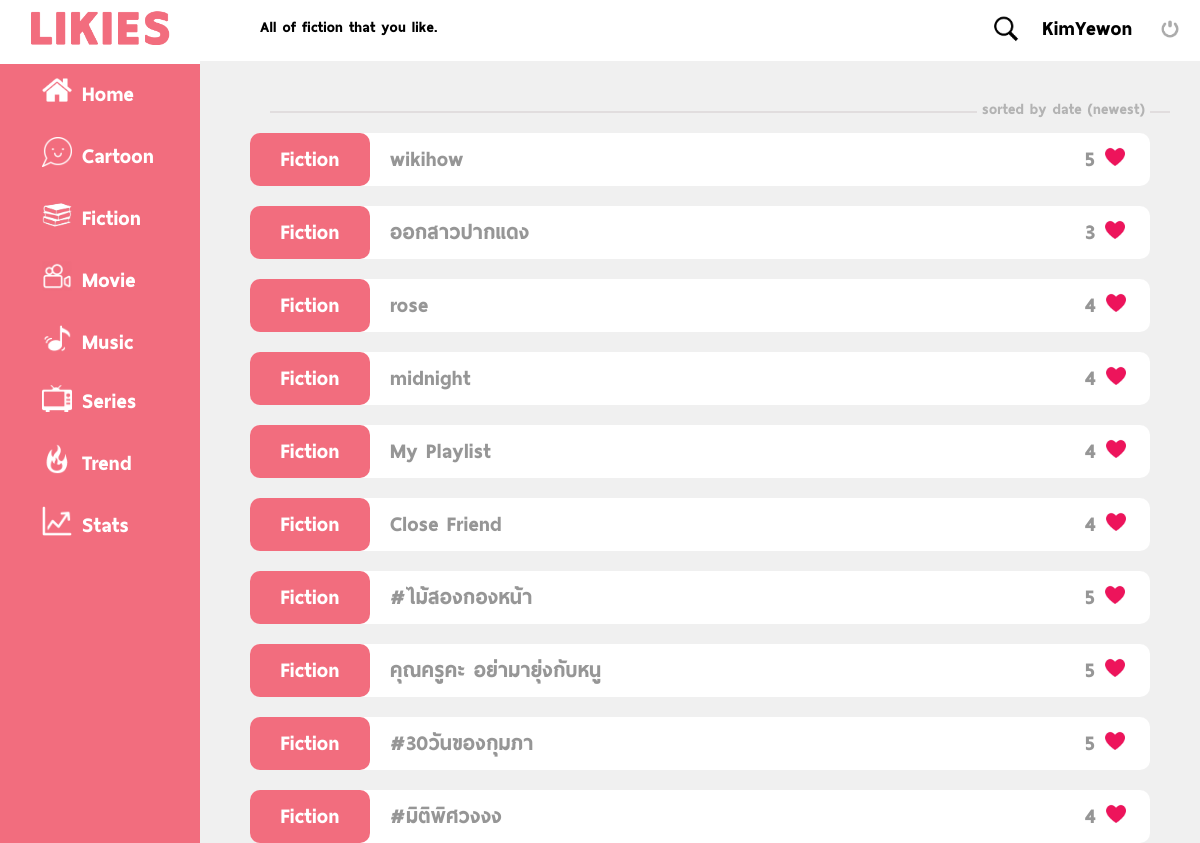
Screenshot of /LIKIES/fiction.php (signed in) with the database file from the repository.
### tables this page shows
CREATE TABLE `record` (
  `U_ID` int(4) UNSIGNED ZEROFILL NOT NULL,
  `E_ID` int(4) UNSIGNED ZEROFILL NOT NULL,
  `E_date` date NOT NULL,
  `E_detail` varchar(500) DEFAULT NULL,
  `E_pic` varchar(500) DEFAULT NULL,
  `E_rating` int(1) NOT NULL
);

CREATE TABLE `entertainment` (
  `E_ID` int(4) UNSIGNED ZEROFILL NOT NULL,
  `E_name` varchar(100) NOT NULL,
  `C_name` varchar(10) NOT NULL
);

### LIKIES/fiction.php (the view, shortened to what this page needs)
<?php
    include('server.php');
?>
<!DOCTYPE html>
<html lang="en">
<head>
    <link rel="stylesheet" href="stylesheet\index.css">
</head>
<body>
    <div class="main">
    <div class="upperbar">
            <div class="logo">
                <a href="index.php">
                    <img alt="logo" src="img/logofix.png" width="140px" >
                </a>
            </div>
            <div class="searchbtn">
                <a href="search.php">
                    <img src="icon/search-black.png" width="28px" >
                </a>
            </div>
            <?php if(isset($_SESSION['username'])) :?>
                <a href="index.php"><strong><?php echo $_SESSION['username'];?></strong> </a>
                <a href="index.php?logout='1'"> <img alt="logout" src="icon/log-out.png" width="20px" style="padding: 0;top: 4px; position: relative;padding-right: 10px;"> </a>
            <?php endif ?>
        </div>
        <div class="page_info">
            <p>All of fiction that you like.</p>
        </div>
        <div style="width: 90%; height: 20px; border-bottom: 2px solid #e1ddde; text-align: right; margin: 10px 70px 20px 70px">
            <span style="font-size: 18px; padding: 0 5px; background-color: #f0f0f0; margin-right:20px; color:#b3b3b3">
                 sorted by date (newest)
            </span>
        </div>
        <?php
            $Uname = $_SESSION['username'];
            $all = "SELECT record.* , entertainment.E_name, entertainment.C_name
                    FROM entertainment
                    INNER JOIN record
                    ON record.E_ID = entertainment.E_ID AND record.U_ID = (SELECT U_ID FROM member WHERE username = '$Uname') AND entertainment.C_name = 'Fiction'
                    ORDER BY record.E_date DESC";
            $result = mysqli_query($conn, $all);
            if(isset($result)){
                while($row = mysqli_fetch_array($result)){
                    $U_ID = $row['U_ID'];
                    $E_ID = $row['E_ID'];
                    $C_name = $row['C_name'];
                    $E_name = $row['E_name'];
                    $E_rating = $row['E_rating'];
                echo '<div class="datacontainer">
                                <a href="pages.php?uid='.$U_ID.'&eid='.$E_ID.' ">
                                    <div class="datacontainer-category">
                                        '.$C_name.'
                                    </div>
                                    <div class="datacontainer-e_name">
                                        '.$E_name.'
                                    </div>
                                    <div class="datacontainer-e_rating">'
                                        .$E_rating.'<img src="icon\heart_fill.jpg" width="20px" style="margin: 0 0 0 10px">
                                    </div>
                                </a>
                            </div>';
                }
            }
        ?>
    </div>
    <div class=sidenav>
        <a href="index.php"><img src="icon/home.png" width="30px">Home</a><br>
        <a href="cartoon.php"><img src="icon/cartoon.png" width="30px">Cartoon</a> <br>
        <a href="fiction.php"><img src="icon/fiction.png" width="30px">Fiction</a> <br>
        <a href="movie.php"><img src="icon/movie.png" width="30px">Movie</a> <br>
        <a href="music.php"><img src="icon/music.png" width="30px">Music</a> <br>
        <a href="series.php"><img src="icon/series.png" width="30px">Series</a> <br>
        <a href="trend.php"><img src="icon/fire.png" width="30px">Trend</a>
        <a href="stats.php"><img src="icon/stat.png" width="30px">Stats</a>
    </div>
</body>
</html>

### LIKIES/stylesheet/index.css (style rules this page uses)
html { background-color: #f0f0f0; background-size: cover; height: 100%; overflow: auto; }
* { font-family: 'ThaiSansNeue-Black' !important; margin: 0; padding: 0; }
.main a { color: #a1a1a1; text-decoration: none; }
.sidenav { height: 100%; width: 200px; position: fixed; z-index: 1; top: 0; left: 0; background-color: #f26d7e; padding-top: 60px; display: block; }
.sidenav a { width: 115px; padding: 11px 42px; text-decoration: none; font-size: 25px; color: white; display: inline-block; }
.sidenav img { top: 4px; position: relative; padding-right: 10px; }
.main { margin-left: 200px; font-size: 25px; }
.logo { background-color: white; padding: 10px 20px 9px 20px ; margin: 0; position: fixed; float: left; z-index: 2; top: 0px; left: 0px; }
.upperbar { padding-top: 12px; padding-bottom: 16px; margin-bottom: 30px; width: 100%; background-color: white; z-index: 8; text-align: right; }
.upperbar a { font-size: x-large; padding: 10px; color: black; }
.page_info { position: absolute; margin-left: 60px; z-index: 4; font-size: large; top: 15px; }
.searchbtn { position: absolute; display: inline-block; right: 170px; top: 15px; }
::placeholder { color: #a6a6a6; }
.datacontainer { border-radius: 10px; margin: 0 auto; margin-bottom: 20px; padding: 0; width: 90%; background-color: white; }
.datacontainer-category { color: #969696; margin: 0; padding: 10px 20px 10px 20px; border-radius: 10px; width: 120px; color: white; background-color: #f26d7e; text-align: center; box-sizing: border-box; display: inline-block; }
.datacontainer-e_name { color: #969696; width: 65%; padding: 10px 50px 10px 20px; box-sizing: border-box; display: inline-block; position: absolute; }
.datacontainer-e_rating { color: #969696; width: 75px; padding: 10px 20px 8px 10px; box-sizing: border-box; display: block; position: relative; float: right; }

### rows the page displays
record: E_ID.C_name "Fiction", E_ID.E_name "wikihow", E_rating "5"
record: E_ID.C_name "Fiction", E_ID.E_name "ออกสาวปากแดง", E_rating "3"
record: E_ID.C_name "Fiction", E_ID.E_name "rose", E_rating "4"
record: E_ID.C_name "Fiction", E_ID.E_name "midnight", E_rating "4"
record: E_ID.C_name "Fiction", E_ID.E_name "My Playlist", E_rating "4"
record: E_ID.C_name "Fiction", E_ID.E_name "Close Friend", E_rating "4"
record: E_ID.C_name "Fiction", E_ID.E_name "#ไม้สองกองหน้า", E_rating "5"
record: E_ID.C_name "Fiction", E_ID.E_name "คุณครูคะ อย่ามายุ่งกับหนู", E_rating "5"
record: E_ID.C_name "Fiction", E_ID.E_name "#30วันของกุมภา", E_rating "5"
record: E_ID.C_name "Fiction", E_ID.E_name "#มิติพิศวงงง", E_rating "4"

### other values shown
$_SESSION['username'] "KimYewon"
